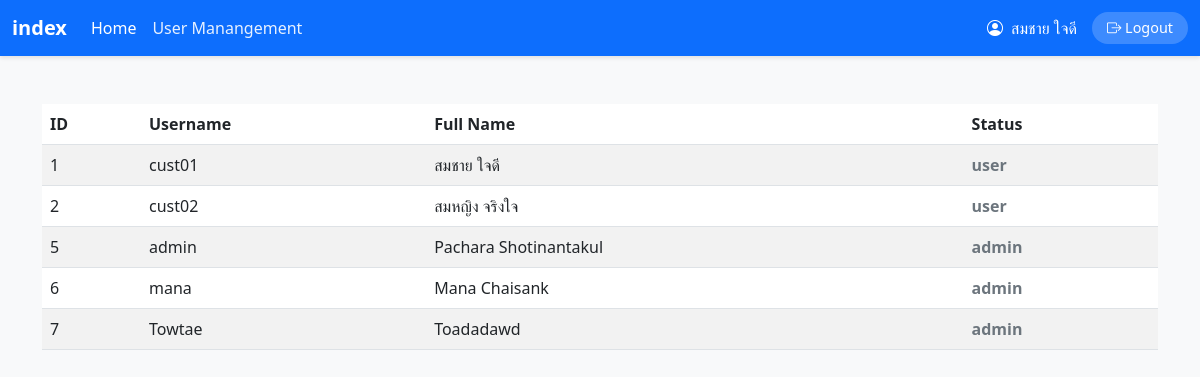
The app's page /PHP/admin/user.php (signed in) with its own data.
### tables this page shows
CREATE TABLE `users` (
  `id` int NOT NULL,
  `username` varchar(50) NOT NULL,
  `password` varchar(255) NOT NULL,
  `fullname` varchar(100) NOT NULL,
  `phone` varchar(15) NOT NULL,
  `status` enum('user','admin') NOT NULL
);

### PHP/admin/user.php (the view, shortened to what this page needs)
<!DOCTYPE html>
<html lang="th">
<head>
    <link href="https://cdn.jsdelivr.net/npm/bootstrap@5.3.0/dist/css/bootstrap.min.css" rel="stylesheet">
    <link rel="stylesheet" href="https://cdn.jsdelivr.net/npm/bootstrap-icons@1.11.0/font/bootstrap-icons.css">
</head>
<body>
    <nav class="navbar navbar-expand-lg navbar-custom sticky-top">
        <div class="container-fluid">
            <a class="navbar-brand" href="index.php">
                <i></i> index
            </a>
            <div class="collapse navbar-collapse" id="mainNav">
                <ul class="navbar-nav me-auto mb-2 mb-lg-0">
                    <li class="nav-item">
                        <a class="nav-link active" href="index.php">Home</a>
                    </li>
                    <li class="nav-item">
                        <a class="nav-link" href="user.php">User Manangement</a>
                    </li>
                </ul>
                <div class="user-profile">
                    <span class="user-name">
                        <i class="bi bi-person-circle me-1"></i>
                        <?php echo $_SESSION['fullname']; ?>
                    </span>
                    <a href="logout.php" class="btn-logout">
                        <i class="bi bi-box-arrow-right"></i> Logout
                    </a>
                </div>
            </div>
        </div>
    </nav>
    <div class="container mt-5">
        <table class="table table-striped">
        <thead>
            <tr>
                <th>ID</th>
                <th>Username</th>
                <th>Full Name</th>
                <th>Status</th>
            </tr>
        </thead>
        <tbody>
            <?php
                require_once '../connect.php';
                $sql = "SELECT * FROM users";
                $result = $conn->query($sql);
                    if ($result->num_rows > 0) {
                        while($row = $result->fetch_assoc()) {
                            $status_class = ($row['status'] == 'Active') ? 'text-success' : 'text-secondary';
                            echo "<tr>";
                            echo "<td>" . $row['id'] . "</td>";
                            echo "<td>" . $row['username'] . "</td>";
                            echo "<td>" . $row['fullname'] . "</td>";
                            echo "<td class='fw-bold {$status_class}'>" . $row['status'] . "</td>";                                echo "</tr>";
                            }
                    } else {
                        echo "<tr><td colspan='5' class='text-center'>ไม่พบข้อมูลผู้ใช้งาน</td></tr>";
                    }
            ?>
                </tbody>
        </table>
    </div>
</body>
</html>

### PHP/admin/user.php (style rules this page uses)
body { background-color: #f8f9fa; }
.navbar-custom { background-color: #0d6efd; box-shadow: 0 2px 4px rgba(0,0,0,0.1); }
.navbar-custom .navbar-brand { color: white; font-weight: bold; }
.navbar-custom .nav-link { color: rgba(255,255,255,0.9); }
.navbar-custom .nav-link:hover, .navbar-custom .nav-link.active { color: white; font-weight: 500; }
.user-profile { color: white; display: flex; align-items: center; gap: 15px; }
.user-name { font-weight: 500; }
.btn-logout { background-color: rgba(255, 255, 255, 0.2); color: white; border: none; padding: 5px 15px; border-radius: 20px; text-decoration: none; transition: background 0.3s; font-size: 0.9rem; }

### records on screen
users: id "1", username "cust01", fullname "สมชาย ใจดี", status "user"
users: id "2", username "cust02", fullname "สมหญิง จริงใจ", status "user"
users: id "5", username "admin", fullname "Pachara Shotinantakul", status "admin"
users: id "6", username "mana", fullname "Mana Chaisank", status "admin"
users: id "7", username "Towtae", fullname "Toadadawd", status "admin"

### other values on screen
$_SESSION['fullname'] "สมชาย ใจดี"
